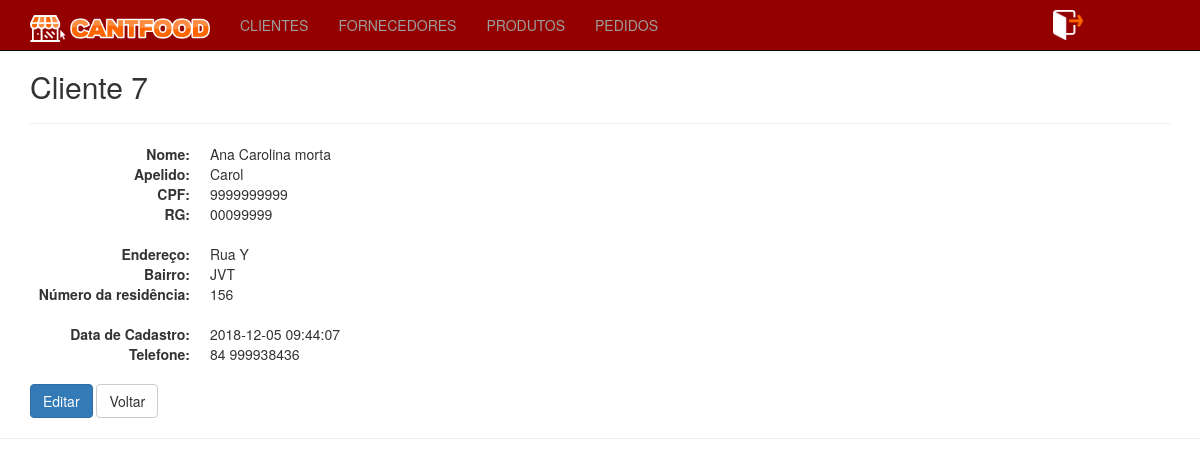
Page /customers/view.php?id=7 on the committed database.
### tables this page shows
CREATE TABLE `customers` (
  `id` int(11) NOT NULL,
  `nome` varchar(255) NOT NULL,
  `apelido` varchar(255) NOT NULL,
  `cpf` varchar(15) NOT NULL,
  `rg` varchar(15) NOT NULL,
  `endereco` varchar(255) NOT NULL,
  `bairro` varchar(100) NOT NULL,
  `numeroresidencia` int(8) NOT NULL,
  `telefone` varchar(15) NOT NULL,
  `dataCadastro` datetime NOT NULL,
  `dataAtualizacao` datetime NOT NULL
);

### inc/database.php (called while the page is built, shortened)
<?php
function open_database() {
	try {
		$conn = new mysqli(DB_HOST, DB_USER, DB_PASSWORD, DB_NAME);
		return $conn;
	} catch (Exception $e) {
		echo $e->getMessage();
		return null;
	}
}
function find( $table = null, $id = null ) {
	$database = open_database();
	$found = null;
	try {
	  if ($id) {
	    $sql = "SELECT * FROM " . $table . " WHERE id = " . $id;
	    $result = $database->query($sql);
	    if ($result->num_rows > 0) {
	      $found = $result->fetch_assoc();
	    }
	  } else {
	    $sql = "SELECT * FROM " . $table;
	    $result = $database->query($sql);
	    if ($result->num_rows > 0) {
	      $found = $result->fetch_all(MYSQLI_ASSOC);
	    }
	  }
	} catch (Exception $e) {
	  $_SESSION['message'] = $e->GetMessage();
	  $_SESSION['type'] = 'danger';
  }
	return $found;
}

### customers/functions.php (called while the page is built, shortened)
<?php
 function view($id = null) {
  $customer = find('customers', $id);
}

### customers/view.php (the view, shortened to what this page needs)
<?php
	require_once('functions.php');
	view($_GET['id']);
?>
<h2>Cliente <?php echo $customer['id']; ?></h2>
<hr>
<dl class="dl-horizontal">
	<dt>Nome:</dt>
	<dd><?php echo $customer['nome']; ?></dd>
	<dt>Apelido:</dt>
	<dd><?php echo $customer['apelido']; ?></dd>
	<dt>CPF:</dt>
	<dd><?php echo $customer['cpf']; ?></dd>
	<dt>RG:</dt>
	<dd><?php echo $customer['rg']; ?></dd>
</dl>
<dl class="dl-horizontal">
	<dt>Endereço:</dt>
	<dd><?php echo $customer['endereco']; ?></dd>
	<dt>Bairro:</dt>
	<dd><?php echo $customer['bairro']; ?></dd>
	<dt>Número da residência:</dt>
	<dd><?php echo $customer['numeroresidencia']; ?></dd>
</dl>
<dl class="dl-horizontal">
	<dt>Data de Cadastro:</dt>
	<dd><?php echo $customer['dataCadastro']; ?></dd>
	<dt>Telefone:</dt>
	<dd><?php echo $customer['telefone']; ?></dd>
</dl>
<div id="actions" class="row">
	<div class="col-md-12">
	  <a href="edit.php?id=<?php echo $customer['id']; ?>" class="btn btn-primary">Editar</a>
	  <a href="index.php" class="btn btn-default">Voltar</a>
	</div>
</div>

### inc/header.php (style rules this page uses)
body { padding-top: 50px; padding-bottom: 20px; }

### rows in the picture
customers: id "7", nome "Ana Carolina morta", apelido "Carol", cpf "9999999999", rg "00099999", endereco "Rua Y", bairro "JVT", numeroresidencia "156", dataCadastro "2018-12-05 09:44:07", telefone "84 999938436"
